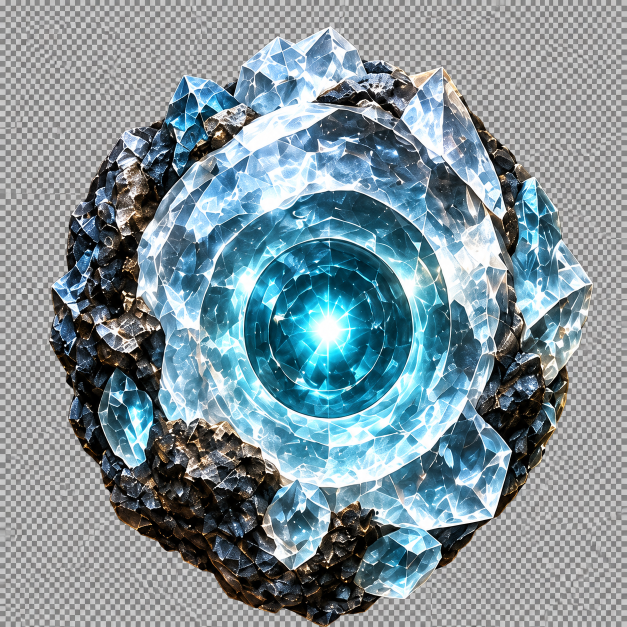
#> input picture design/gem_concepts/production/aimSpeed-opaque.png, 1254 x 1254 px (shown at 1/2 size); its folder holds only this picture in this run
$ python prepare_transparency.py
#> lines starting #> are read from the running program, lines starting #| are printed output that depends on the picture; after the words box and inside, x2 and y2 are one past the last pixel; in counts of white or black regions, pixels touching at a corner belong together
"""승인된 체크 배경 원본에서 외부 연결 회색 영역만 제거."""
from collections import deque
from pathlib import Path
import numpy as np
from PIL import Image, ImageDraw, ImageFilter

ROOT = Path(__file__).resolve().parent
NAMES = ['aimSpeed', 'chain', 'explosion', 'multipleProjectiles', 'physicalDamage']


def extract(name):
    im = Image.open(ROOT / f'{name}-opaque.png').convert('RGB')
    rgb = np.asarray(im)
    # 색이 없는 배경 후보. 내부 광택은 외부와 연결되지 않으면 보존.
    neutral = np.ptp(rgb.astype(np.int16), axis=2) <= 2
    h, w = neutral.shape
    visited = np.zeros((h, w), dtype=bool)
    queue = deque()
    for y, x in [(0, x) for x in range(w)] + [(h-1, x) for x in range(w)] + [(y, 0) for y in range(h)] + [(y, w-1) for y in range(h)]:
        if neutral[y, x] and not visited[y, x]:
            visited[y, x] = True
            queue.append((y, x))
    while queue:
        y, x = queue.popleft()
        for yy, xx in ((y-1, x), (y+1, x), (y, x-1), (y, x+1)):
            if 0 <= yy < h and 0 <= xx < w and neutral[yy, xx] and not visited[yy, xx]:
                visited[yy, xx] = True
                queue.append((yy, xx))
    # 외부 체크 질감의 고립 점을 제외하고 하나로 이어진 젬 본체 보존.
    remaining = ~visited
    seen = np.zeros_like(remaining)
    largest = []
    for y, x in zip(*np.nonzero(remaining)):
        if seen[y, x]:
            continue
        seen[y, x] = True
        component = [(y, x)]
        queue = deque(component)
        while queue:
            yy, xx = queue.popleft()
            for ny, nx in ((yy-1, xx), (yy+1, xx), (yy, xx-1), (yy, xx+1)):
                if 0 <= ny < h and 0 <= nx < w and remaining[ny, nx] and not seen[ny, nx]:
                    seen[ny, nx] = True
                    component.append((ny, nx))
                    queue.append((ny, nx))
        if len(component) > len(largest):
            largest = component
    body = np.zeros((h, w), dtype=np.uint8)
    ys, xs = zip(*largest)
    body[ys, xs] = 255
    alpha = Image.fromarray(body)
    # 원본 픽셀을 유지하고 경계만 반 픽셀 안티앨리어싱.
    alpha = alpha.filter(ImageFilter.GaussianBlur(0.45))
    out = im.convert('RGBA')
    out.putalpha(alpha)
    out.save(ROOT / f'{name}-transparent.png')
    print(name, 'removed', int(visited.sum()), 'bbox', alpha.getbbox())
    return out


if __name__ == '__main__':
    sheet = Image.new('RGB', (512 * len(NAMES), 544), '#101920')
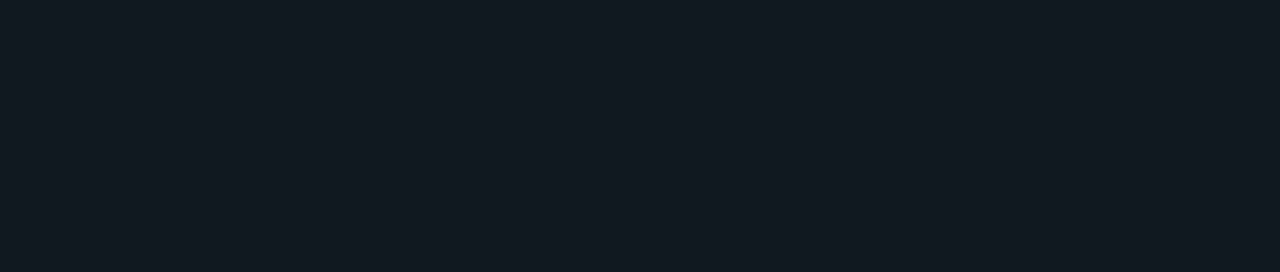
#> sheet: PIL image 2560x544 RGB (shown at 1/2 size); mean R, G, B 16, 25, 32
    draw = ImageDraw.Draw(sheet)
    for i, name in enumerate(NAMES):
        out = extract(name)
#> in extract, im is the input picture: PIL image 1254x1254 RGB; mean R, G, B 126.9, 145.6, 153.3
#> in extract, `neutral = np.ptp(rgb.astype(np.int16), axis=2) <= 2`:
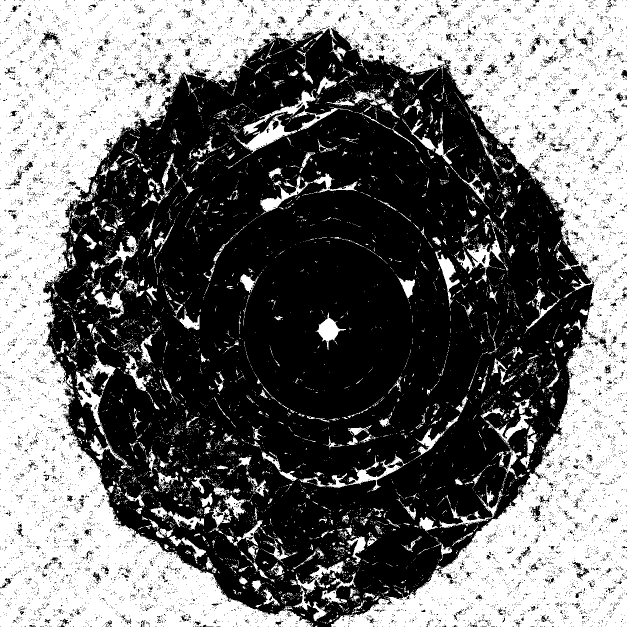
#> neutral: shape (1254, 1254) bool (shown at 1/2 size); 44.8% white; 5312 white regions (4786 under 20 px), largest, box (x1, y1, x2, y2) and area: (0, 0, 1254, 1254) 606081, (521, 346, 716, 425) 2487, (468, 227, 594, 308) 2455
#> after the loop in extract, `for y, x in [(0, x) for x in range(w)] + [(h-1, x) for x in range(w)] ..`:
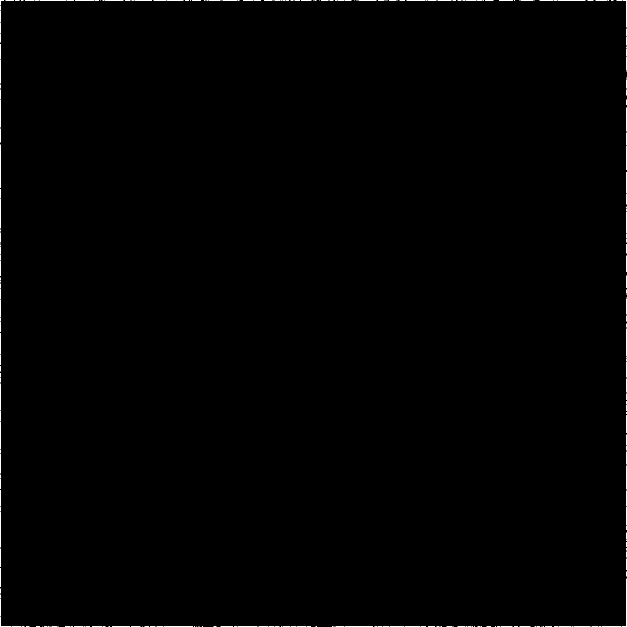
#> visited: shape (1254, 1254) bool (shown at 1/2 size); 0.28% white in thin lines or dots
#> the loop in extract, `while queue:` made 604348 passes
#> x on passes 1 to 3: 0, 1, 2
#> after the loop in extract, `while queue:`:
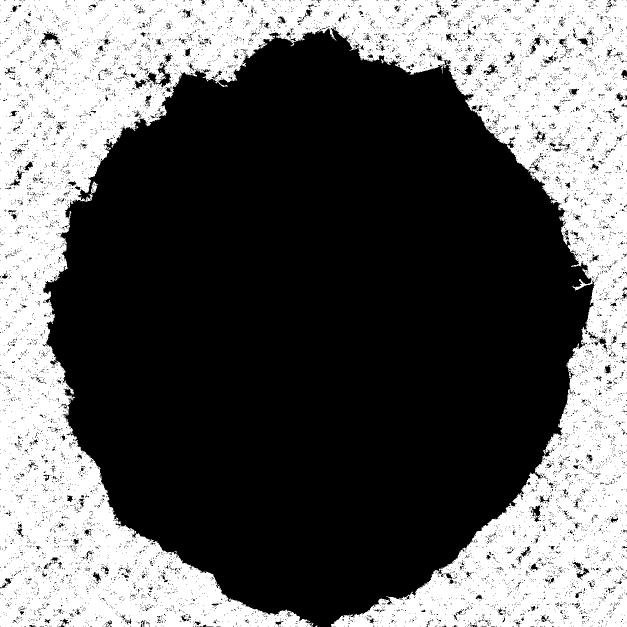
#> visited: shape (1254, 1254) bool (shown at 1/2 size); 38.4% white; 3 white regions (2 under 20 px), largest, box (x1, y1, x2, y2) and area: (0, 0, 1254, 1254) 604336
#> the loop in extract, `for y, x in zip(*np.nonzero(remaining)):` made 968168 passes
#> x on passes 3, 4, 9, 12, 13, 14, 15, 17, 18, 24, 25, 28: 11, 28, 47, 68, 78, 133, 148, 189, 198, 209, 247, 261
#> (x, largest) on passes 1, 6, 20: (8, [(0, 8), (0, 9)]), (39, [(0, 39), (0, 40), (0, 41)]), (201, [(0, 201), (0, 202), (0, 203), (0, 204)])
#> in extract, `ys, xs = zip(*largest)`: ys = 927141 items
#> in extract, `alpha = Image.fromarray(body)`:
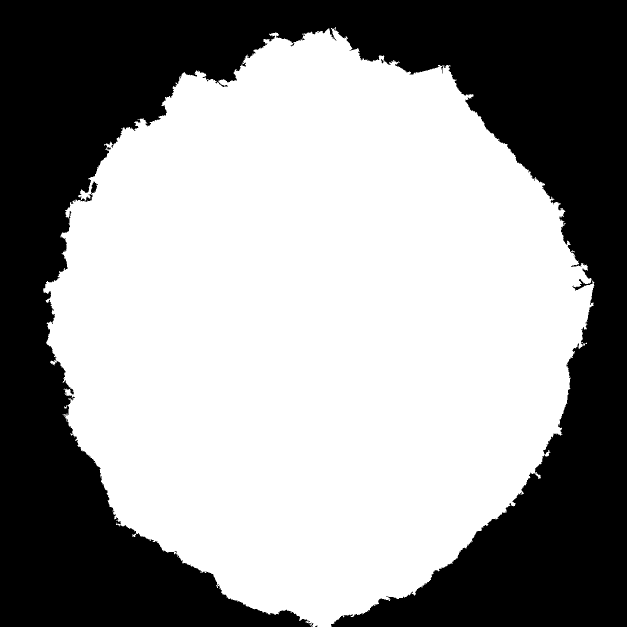
#> alpha: PIL image 1254x1254 L (shown at 1/2 size); 59% white; 2 black regions (1 under 20 px), largest, box (x1, y1, x2, y2) and area: (0, 0, 1254, 1254) 645365
#| aimSpeed removed 604348 bbox (84, 53, 1191, 1254)
        out.thumbnail((480, 480), Image.Resampling.LANCZOS)
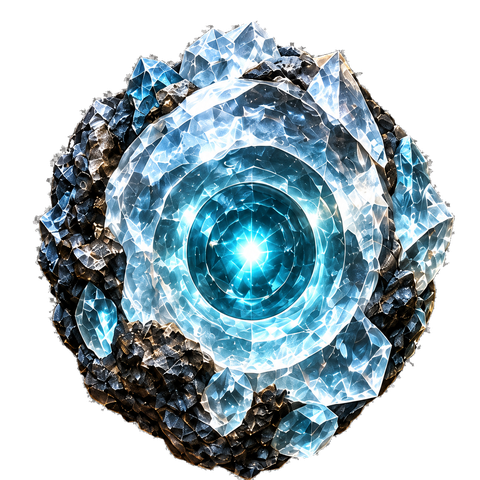
#> out: PIL image 480x480 RGBA; mean R, G, B, A 61.2, 80.1, 87.8, 150.3; transparent parts drawn white
        sheet.paste(out, (i*512 + (512-out.width)//2, 8+(480-out.height)//2), out)
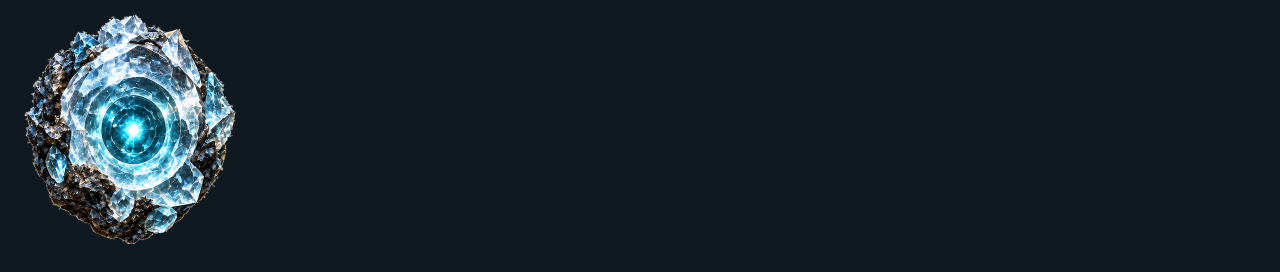
#> sheet: PIL image 2560x544 RGB (shown at 1/2 size); mean R, G, B 24.2, 35.5, 43
#> (the run stopped early here; a loop or call above may not have finished)
